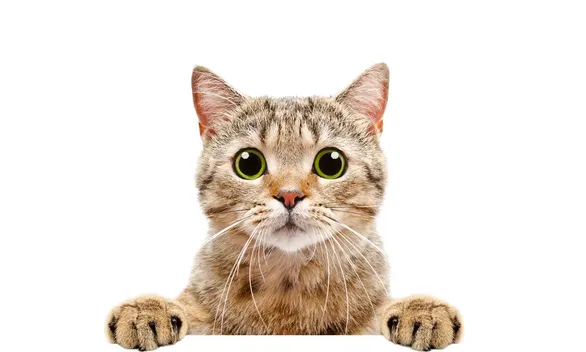
#> input picture CA3/Cat Detection/images/image.webp, 586 x 352 px, shrunk from 1200 x 720 before the run
$ jupyter execute cat_detector.ipynb
#> lines starting #> are read from the running program, lines starting #| are printed output that depends on the picture
# Cat Detector

# Requirements

[cell 1]
import cv2
import os
import matplotlib.pyplot as plt

# Loading Image

[cell 2]
# Define the path to the image file using os.path.join for cross-platform compatibility
image_address = os.path.join("images", "image.webp")

# Define the path to the Haar Cascade model file using os.path.join for cross-platform compatibility
model = os.path.join("models", "haarcascade_frontalcatface_extended.xml")

# Read the input image from the specified path
image = cv2.imread(image_address)
#> image is the input picture: shape (352, 586, 3); mean B, G, R 219.7, 227.3, 235.5

# Convert the image from BGR to RGB format (as OpenCV uses BGR by default and Matplotlib uses RGB)
image = cv2.cvtColor(image, cv2.COLOR_BGR2RGB)

[cell 3]
# Create a figure with specified size to display the image
plt.figure(figsize=(10, 6))

# Display the image using Matplotlib
plt.imshow(image)

# Turn off the axis for a cleaner look
plt.axis("off")

# Show the figure
plt.tight_layout()
plt.show()

# Detecting Cat

[cell 4]
def detect_cat(image):
    # Load the Haar Cascade model for cat face detection
    detector = cv2.CascadeClassifier(model)

    # Detect cat faces in the image using the loaded model
    # scaleFactor: Parameter specifying how much the image size is reduced at each image scale
    # minNeighbors: Parameter specifying how many neighbors each candidate rectangle should have to retain it
    # minSize: Minimum possible object size. Objects smaller than this are ignored.
    rects = detector.detectMultiScale(image, scaleFactor=1.01, minNeighbors=2, minSize=(180, 180))
#> rects = [[191, 83, 195, 195]]

    # Iterate over the detected rectangles (bounding boxes for cat faces)
    for (i, (x, y, w, h)) in enumerate(rects):
        # Draw a rectangle around the detected cat face
        cv2.rectangle(image, (x, y), (x + w, y + h), (38, 94, 158), 2, 4)
        # Annotate the image with the text 'Cat #N' above the rectangle
        cv2.putText(image, f"Cat {i+1}", (x, y-10), cv2.FONT_HERSHEY_COMPLEX_SMALL, 1.2, (0, 150, 255), 2, cv2.LINE_AA)
#> this loop made 1 pass
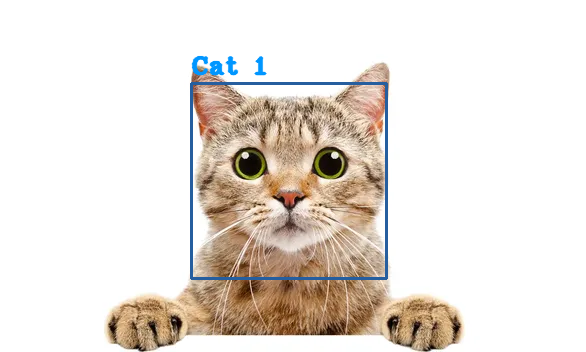
#> image: shape (352, 586, 3); mean R, G, B 232.7, 225.8, 219.3

    return image

[cell 5]
image = detect_cat(image)
# Create a figure with specified size to display the image
plt.figure(figsize=(10, 6))

# Display the image using Matplotlib
plt.imshow(image)

# Turn off the axis for a cleaner look
plt.axis("off")

# Show the figure
plt.tight_layout()
plt.show()

[cell 6]
image_address = os.path.join("images", "image.jpg")
image = cv2.imread(image_address)
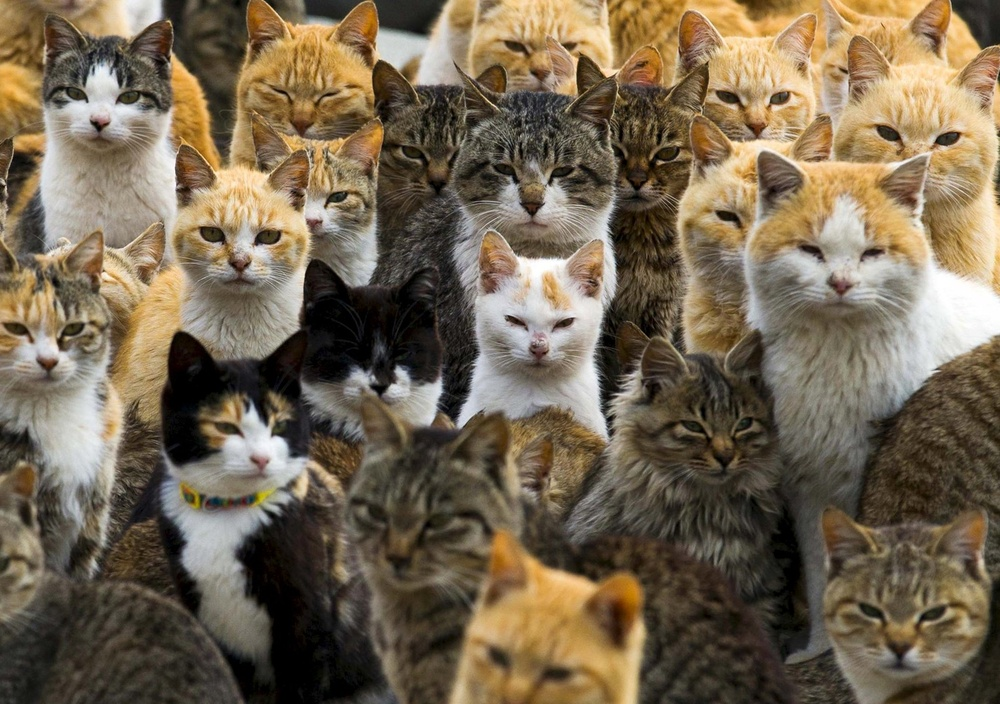
#> input picture CA3/Cat Detection/images/image.jpg, 1000 x 704 px, shrunk from 2048 x 1442 before the run
#> image is the input picture: shape (704, 1000, 3); mean B, G, R 81.5, 102.8, 117
image = cv2.cvtColor(image, cv2.COLOR_BGR2RGB)


plt.figure(figsize=(18, 8))

plt.subplot(1, 2, 1)
plt.imshow(image)
plt.title("Original Image")
plt.axis("off")

result = detect_cat(image)
#> in detect_cat (call 2), `rects = detector.detectMultiScale(image, scaleFactor=1.01, minNeighbor..`: rects = [[753, 171, 186, 186], [147, 347, 197, 197], [429, 66, 217, 217]]
#> the loop in detect_cat (call 2), `for (i, (x, y, w, h)) in enumerate(rects):` made 3 passes
#> after the loop in detect_cat (call 2), `for (i, (x, y, w, h)) in enumerate(rects):`:
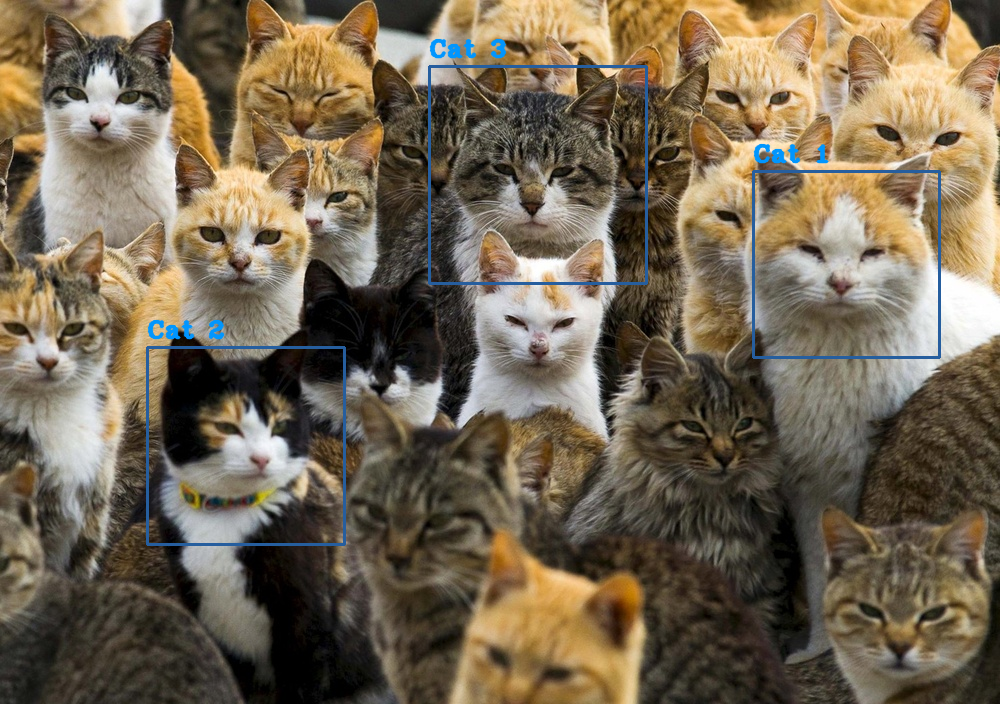
#> image: shape (704, 1000, 3); mean R, G, B 115.7, 102.6, 82.5

plt.subplot(1, 2, 2)
plt.imshow(result)
plt.title("Processed Result")
plt.axis("off")

plt.tight_layout()
plt.show()
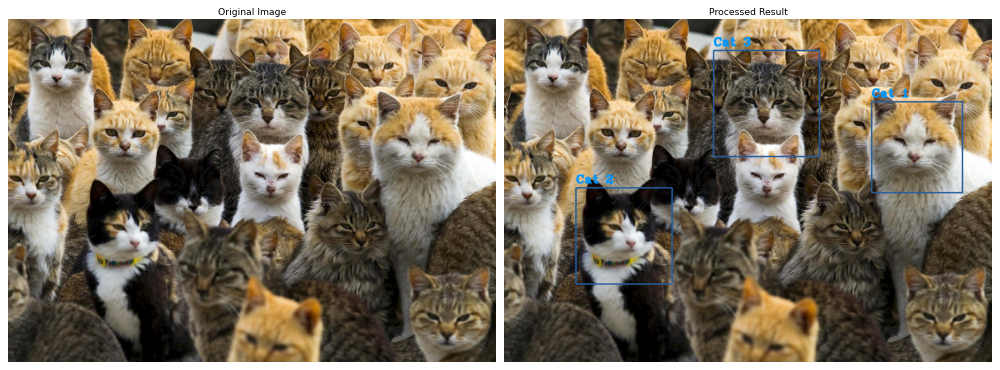
#> figure drawn by matplotlib, 2 panels
